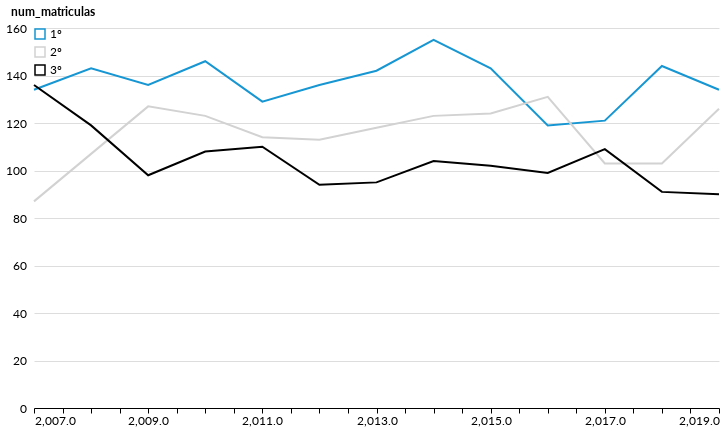

Write notebook code for a chart like this one.
### Code cell
alt.Chart(df_medio_sv).mark_line().encode(x='ano', y='num_matriculas', color='Série', tooltip=('num_matriculas', 'num_turmas'))

### Figure 1 — Vega-Lite specification as saved in the notebook (floating-point values rounded to 4 significant figures)
{"width": 685, "height": 380, "config": {"title": {"anchor": "start", "fontSize": 18, "font": "Lato", "fontColor": "#000000"}, "axisX": {"domain": true, "domainColor": "#000000", "domainWidth": 1, "grid": false, "labelFontSize": 12, "labelFont": "Lato", "labelAngle": 0, "tickColor": "#000000", "tickSize": 5, "titleFontSize": 12, "titlePadding": 10, "titleFont": "Lato", "title": ""}, "axisY": {"domain": false, "grid": true, "gridColor": "#DEDDDD", "gridWidth": 1, "labelFontSize": 12, "labelFont": "Lato", "labelPadding": 8, "ticks": false, "titleFontSize": 12, "titlePadding": 10, "titleFont": "Lato", "titleAngle": 0, "titleY": -10, "titleX": 18}, "background": "#FFFFFF", "legend": {"labelFontSize": 12, "labelFont": "Lato", "symbolSize": 100, "symbolType": "square", "titleFontSize": 12, "titlePadding": 10, "titleFont": "Lato", "title": "", "orient": "top-left", "offset": 0}, "view": {"stroke": "transparent"}, "range": {"category": ["#1696d2", "#d2d2d2", "#000000", "#fdbf11", "#ec008b", "#55b748", "#5c5859", "#db2b27"], "diverging": ["#cfe8f3", "#a2d4ec", "#73bfe2", "#46abdb", "#1696d2", "#12719e"]}, "area": {"fill": "#1696d2"}, "line": {"color": "#1696d2", "stroke": "#1696d2", "strokewidth": 5}, "trail": {"color": "#1696d2", "stroke": "#1696d2", "strokeWidth": 0, "size": 1}, "path": {"stroke": "#1696d2", "strokeWidth": 0.5}, "point": {"filled": true}, "text": {"font": "Lato", "color": "#1696d2", "fontSize": 11, "align": "right", "fontWeight": 400, "size": 11}, "bar": {"size": 40, "binSpacing": 1, "continuousBandSize": 30, "discreteBandSize": 30, "fill": "#1696d2", "stroke": false}}, "data": {"name": "data-1064c423a7d32669a922e59a565a1f84"}, "mark": "line", "encoding": {"color": {"type": "nominal", "field": "Série"}, "tooltip": [{"type": "quantitative", "field": "num_matriculas"}, {"type": "quantitative", "field": "num_turmas"}], "x": {"type": "quantitative", "field": "ano"}, "y": {"type": "quantitative", "field": "num_matriculas"}}, "$schema": "https://vega.github.io/schema/vega-lite/v4.8.1.json", "datasets": {"data-1064c423a7d32669a922e59a565a1f84": [{"ano": 2007, "Série": "1º", "num_matriculas": 134, "num_turmas": 4}, {"ano": 2007, "Série": "2º", "num_matriculas": 87, "num_turmas": 2}, {"ano": 2007, "Série": "3º", "num_matriculas": 136, "num_turmas": 4}, {"ano": 2008, "Série": "1º", "num_matriculas": 143, "num_turmas": 4}, {"ano": 2008, "Série": "2º", "num_matriculas": 107, "num_turmas": 3}, {"ano": 2008, "Série": "3º", "num_matriculas": 119, "num_turmas": 3}, {"ano": 2009, "Série": "1º", "num_matriculas": 136, "num_turmas": 4}, {"ano": 2009, "Série": "2º", "num_matriculas": 127, "num_turmas": 3}, {"ano": 2009, "Série": "3º", "num_matriculas": 98, "num_turmas": 3}, {"ano": 2010, "Série": "1º", "num_matriculas": 146, "num_turmas": 4}, {"ano": 2010, "Série": "2º", "num_matriculas": 123, "num_turmas": 3}, {"ano": 2010, "Série": "3º", "num_matriculas": 108, "num_turmas": 3}, {"ano": 2011, "Série": "1º", "num_matriculas": 129, "num_turmas": 4}, {"ano": 2011, "Série": "2º", "num_matriculas": 114, "num_turmas": 3}, {"ano": 2011, "Série": "3º", "num_matriculas": 110, "num_turmas": 3}, {"ano": 2012, "Série": "1º", "num_matriculas": 136, "num_turmas": 4}, {"ano": 2012, "Série": "2º", "num_matriculas": 113, "num_turmas": 3}, {"ano": 2012, "Série": "3º", "num_matriculas": 94, "num_turmas": 3}, {"ano": 2013, "Série": "1º", "num_matriculas": 142, "num_turmas": 4}, {"ano": 2013, "Série": "2º", "num_matriculas": 118, "num_turmas": 3}, {"ano": 2013, "Série": "3º", "num_matriculas": 95, "num_turmas": 3}, {"ano": 2014, "Série": "1º", "num_matriculas": 155, "num_turmas": 4}, {"ano": 2014, "Série": "2º", "num_matriculas": 123, "num_turmas": 3}, {"ano": 2014, "Série": "3º", "num_matriculas": 104, "num_turmas": 3}, {"ano": 2015, "Série": "1º", "num_matriculas": 143, "num_turmas": 4}, {"ano": 2015, "Série": "2º", "num_matriculas": 124, "num_turmas": 3}, {"ano": 2015, "Série": "3º", "num_matriculas": 102, "num_turmas": 3}, {"ano": 2016, "Série": "1º", "num_matriculas": 119, "num_turmas": 4}, {"ano": 2016, "Série": "2º", "num_matriculas": 131, "num_turmas": 4}, {"ano": 2016, "Série": "3º", "num_matriculas": 99, "num_turmas": 3}, {"ano": 2017, "Série": "1º", "num_matriculas": 121, "num_turmas": 4}, {"ano": 2017, "Série": "2º", "num_matriculas": 103, "num_turmas": 3}, {"ano": 2017, "Série": "3º", "num_matriculas": 109, "num_turmas": 3}, {"ano": 2018, "Série": "1º", "num_matriculas": 144, "num_turmas": 4}, {"ano": 2018, "Série": "2º", "num_matriculas": 103, "num_turmas": 3}, {"ano": 2018, "Série": "3º", "num_matriculas": 91, "num_turmas": 3}, {"ano": 2019, "Série": "1º", "num_matriculas": 134, "num_turmas": 4}, {"ano": 2019, "Série": "2º", "num_matriculas": 126, "num_turmas": 4}, {"ano": 2019, "Série": "3º", "num_matriculas": 90, "num_turmas": 3}]}}
